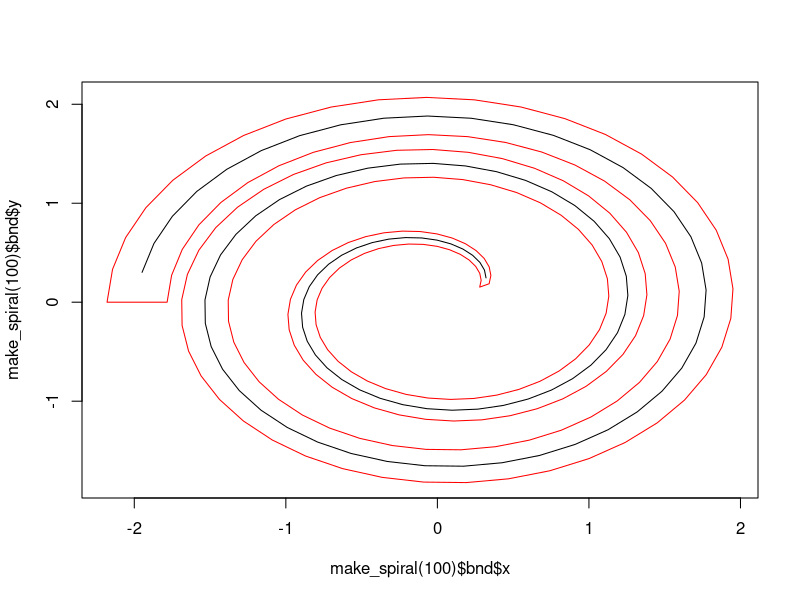

The R script that drew this image:
# make the spiral...

make_spiral<-function(spiral.res){


   phi<-seq(0.5,5*pi,length.out=spiral.res)

   # functions for the spiral
   f1<-function(x){0.5*sqrt(x)*cos(x)}
   f2<-function(x){0.5*sqrt(x)*sin(x)}


   bnd1<-list(x=f1(phi)*1.1,y=f2(phi)*1.1)
   bnd2<-list(x=f1(phi)*0.9,y=f2(phi)*0.9)

   bnd<-list(x=c(bnd1$x,rev(bnd2$x),bnd1$x[1]),
             y=c(bnd1$y,rev(bnd2$y),bnd1$y[1]))

   # change phi so that the data only exists inside the boundary
   phi<-phi[phi>0.5]
   phi<-phi[-length(phi)]

   dat<-list(x=f1(phi),y=f2(phi))

   return(list(dat=dat,bnd=bnd))


}

plot(make_spiral(100)$bnd,type="l",col="red")
lines(make_spiral(100)$dat)


